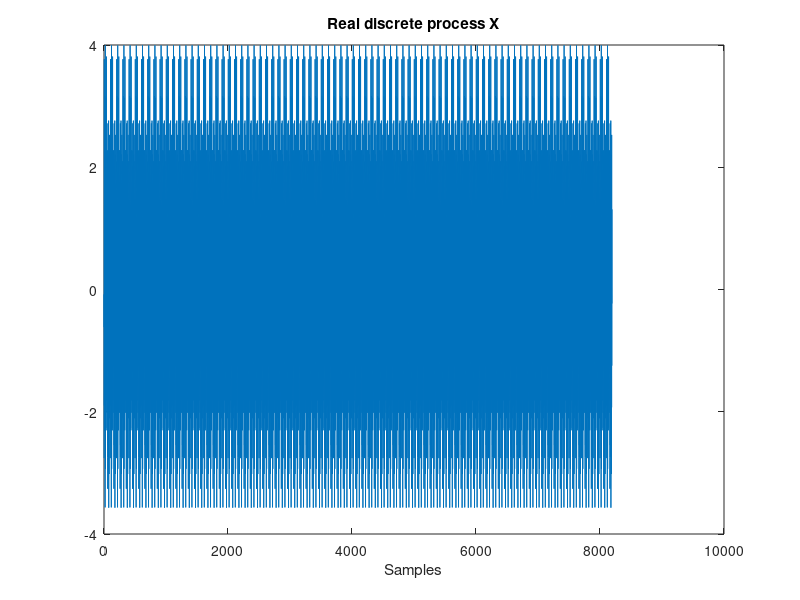

Recreate this plot in MATLAB. (Note: this script raises an error after producing the figure.)
% Advanced Signal Processing, Homework 2
% Moschos Sotirios, 9030
clear
clc
close all
% Given data
omega=zeros(1,6);
lamda=zeros(1,6);
phi=zeros(1,6);

lamda(1)=0.12;
lamda(2)=0.3;
lamda(3)=lamda(1)+lamda(2);

lamda(4)=0.19;
lamda(5)=0.17;
lamda(6)=lamda(4)+lamda(5);

for k=1:6
    omega(k)=2*pi*lamda(k);
end

% Uniformly distributed numbers in range [0,2pi]
a=0;
b=2*pi;
phi=(b-a).*rand(6,1)+a;
phi(3)=phi(1)+phi(2);
phi(6)=phi(3)+phi(4);

N=8192; % Data length

%%%---1)Construct X[k]---%%%

X=zeros(N,1);
for k=1:N
    for j=1:6
       X(k)=cos(omega(j)*k+phi(j))+X(k);
    end
end
figure;
plot(X);
title('Real discrete process X')
xlabel('Samples')



%%%---2)Estimate Power Spectrum.Use 128 max shiftings for autocorrelation---%%%

% Estimate power spectrum or power density spectrum using dsp.SpectrumEstimator 
SE=dsp.SpectrumEstimator;
C2a=SE(X);
n1=length(C2a);
fs=1;
n1=length(C2a);
x=(0:n1-1)*(fs/n1);
y=C2a;
figure;
plot(x,y);

% Estimate power spectrum using autorr function
m1=mean(X);
acf=autocorr(X,128); % ACF
m2=acf;
c2=m2-m1^2; % covariance
C2b=abs(fft(c2));
fs=1;
n2=length(C2b);
x=(0:n2-1)*(fs/n2);
y=C2b;
figure;
plot(x,y);



%%%---3)Estimate bispectrum using indirect and direct method---%%%

M=256;
K=32;
L=64;

% Reshape a Nx1 vector to a KxM matrix
Y=reshape(X,M,K);

% Indirect method
figure;
C3a1_1=bisp3cum(Y,K,L,'u'); % Uniform hexagonal window, specify biased or unbiased estimate

figure;
C3a1_2=bispeci(Y,L,M,0,'unbiased',128,1); % Hexagonal window with unity values, HOSA
hline1 = refline(0, 0); % Bispectrum symmetries
hline1.Color = 'k';
hline2 = refline(-1, 0.5);
hline2.Color = 'k';
hline3 = refline(1, 0);
hline3.Color = 'k';

figure;
C3a2_1=bispeci(Y,L,M,0,'unbiased',128); % Parzen window,check others parameters as well, HOSA, check for fftlength(256)
hline1 = refline(0, 0); % Bispectrum symmetries
hline1.Color = 'k';
hline2 = refline(-1, 0.5);
hline2.Color = 'k';
hline3 = refline(1, 0);
hline3.Color = 'k';

figure;
C3a2_2=bisp3cum(Y,K,L,'p'); % Parzen window

% Direct method
figure;
C3b=bispecd(Y,M,0,M,0);
hline1 = refline(0, 0); % Bispectrum symmetries
hline1.Color = 'k';
hline2 = refline(-1, 0.5);
hline2.Color = 'k';
hline3 = refline(1, 0);
hline3.Color = 'k';








        












